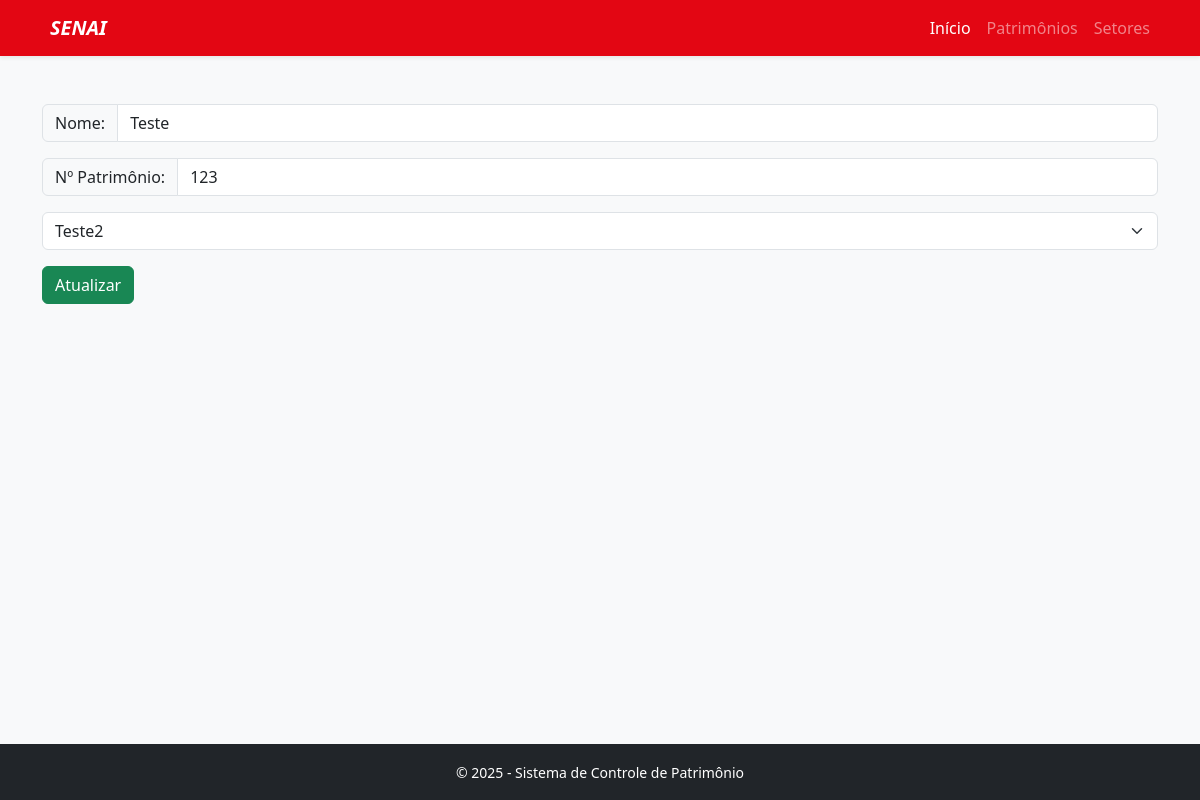
The page /patrimonio/form?id=1 on the database its author committed.
### tables this page shows
CREATE TABLE patrimonios (
            id INTEGER PRIMARY KEY,
            nome TEXT,
            patrimonio INTEGER,
            
            id_setor INTEGER NOT NULL,
            FOREIGN KEY (id_setor) REFERENCES setores(id)
            ON DELETE RESTRICT
            ON UPDATE CASCADE
            
        );

CREATE TABLE setores(
            id INTEGER PRIMARY KEY,
            nome TEXT NOT NULL UNIQUE 
        );

### main.py (the view)
@app.route("/patrimonio/form")
def form_patrimonios():
    id = int(request.args.get("id"))
    if id:
        patrimonio = bd.Patrimonio.read(id)
    else:
        patrimonio = False
    setor = bd.Setor()
    setores = setor.read()
    return render_template("patrimonios_form.jinja", setores=setores, patrimonio=patrimonio[0])

### bd.py (called while the page is built, shortened)
    @staticmethod
    def read(id = False):
        if id:
            cursor.execute(
                f"""
                    SELECT * FROM setores WHERE id = '{id}';
                """
            )
            rows = cursor.fetchall()
            return rows
        else:
            cursor.execute(
                f"""
                    SELECT * FROM setores;
                """
            )
            rows = cursor.fetchall()
            return rows

    @staticmethod
    def read(id = False):
        if id:
            cursor.execute(
                f"""
                    SELECT * FROM patrimonios WHERE id = '{id}';
                """
            )
            rows = cursor.fetchall()
            return rows

### templates/patrimonios_form.jinja (shortened to what this page needs)
{% extends "base.jinja" %}
{% block page %}
<form action="{{ url_for('patrimonios') }}" method="POST">
    <div class="input-group mb-3">
        <span class="input-group-text" id="basic-addon1">Nome:</span>
        <input type="text" class="form-control" placeholder="Nome" name="nome" aria-label="Username"
            {% if patrimonio %}
                value = "{{ patrimonio[1] }}"
            {% endif %}
            aria-describedby="basic-addon1">
    </div>
    <div class="input-group mb-3">
        <span class="input-group-text" id="basic-addon1">Nº Patrimônio:</span>
        <input type="number" class="form-control" placeholder="Nº Patrimônio" name="patrimonio" aria-label="Username"
            {% if patrimonio %}
                value = "{{ patrimonio[2] }}"
            {% endif %}
            aria-describedby="basic-addon1">
    </div>
    <div class="input-group mb-3">
        <select class="form-select" aria-label="Setores" name="id_setor">
            {% if patrimonio %}
                <option selected value="{{ setores[patrimonio[0]][0] }}">{{ setores[patrimonio[0]][1] }}</option>
            {% else %}
                <option selected>Setor</option>
            {% endif %}
        </select>
    </div>
    <div class="input-group mb-3">
        <button type="submit" class="btn btn-success">{% if patrimonio %} Atualizar {% else %} Adicionar {% endif %}</button>
    </div>
</form>
{% endblock %}

### static/style.css (style rules this page uses)
:root { --senai-red: #E30613; }
body { display: flex; flex-direction: column; min-height: 100vh; }

### rows shown on the page
patrimonios: nome "Teste", patrimonio "123"
setores: id_setor "Teste2"
